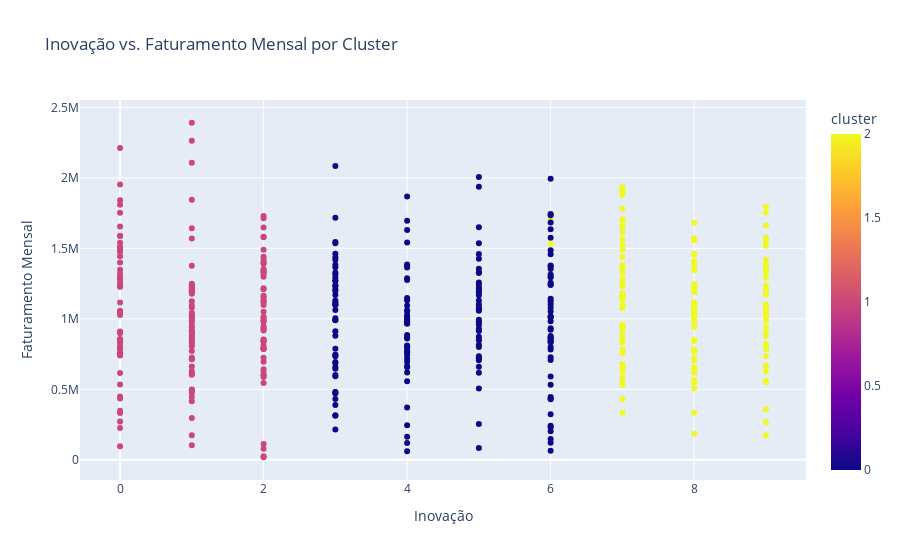

Notebook code for this chart:
### Code cell
# Plot "inovacao" and "faturamento_mensal" by cluster
px.scatter(
    df,
    x="inovacao",
    y="faturamento_mensal",
    color="cluster",
    title="Inovação vs. Faturamento Mensal por Cluster",
    labels={"inovacao": "Inovação", "faturamento_mensal": "Faturamento Mensal"},
)

### Figure 1 — Plotly figure (JSON) as saved in the notebook; plotly's stock layout.template omitted (floating-point values rounded to 4 significant figures; data arrays with more than 128 entries replaced by an {"elided": "..."} marker saying what was removed)
{"data": [{"hovertemplate": "Inovação=%{x}<br>Faturamento Mensal=%{y}<br>cluster=%{marker.color}<extra></extra>", "legendgroup": "", "marker": {"color": {"elided": "500 int values"}, "coloraxis": "coloraxis", "symbol": "circle"}, "mode": "markers", "name": "", "orientation": "v", "showlegend": false, "type": "scatter", "x": {"elided": "500 int values"}, "xaxis": "x", "y": {"elided": "500 float values"}, "yaxis": "y"}], "layout": {"coloraxis": {"colorbar": {"title": {"text": "cluster"}}, "colorscale": [[0, "#0d0887"], [0.1111, "#46039f"], [0.2222, "#7201a8"], [0.3333, "#9c179e"], [0.4444, "#bd3786"], [0.5556, "#d8576b"], [0.6667, "#ed7953"], [0.7778, "#fb9f3a"], [0.8889, "#fdca26"], [1, "#f0f921"]]}, "legend": {"tracegroupgap": 0}, "title": {"text": "Inovação vs. Faturamento Mensal por Cluster"}, "xaxis": {"anchor": "y", "domain": [0, 1], "title": {"text": "Inovação"}}, "yaxis": {"anchor": "x", "domain": [0, 1], "title": {"text": "Faturamento Mensal"}}}}
